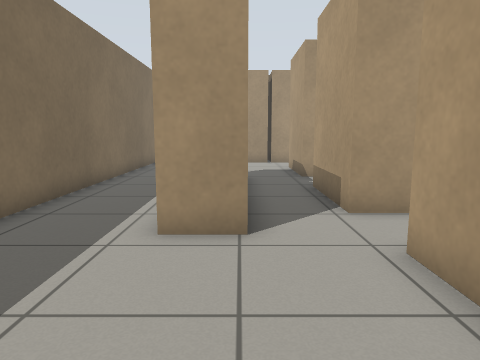
View 1 (above)

20 first-person views from a walk through a world built for the Gazebo simulator. The camera is 0.85 m above the floor, tilts 8° down and sees 70° across. The lines on the ground mark 1 m squares. The floor is counted in squares, 0.5 m on a side. Each view is taken from the middle of a square. On the plan, view 1 faces up. The plan holds only what a view shows up to about 17 squares ahead; the rest is blank.

View 2
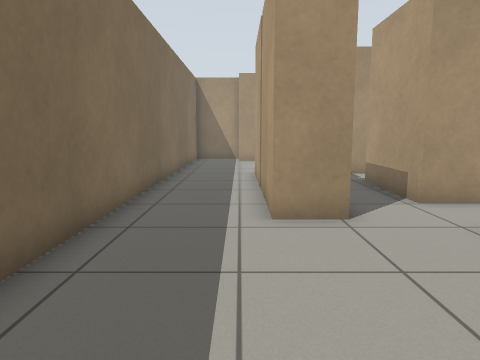

View 3
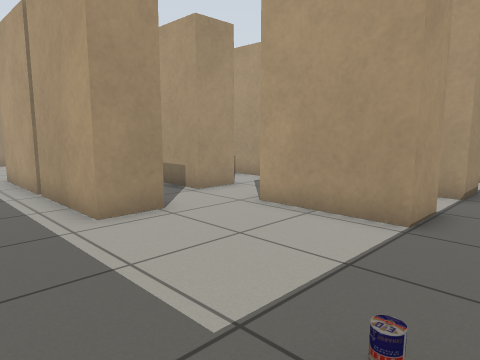

View 4
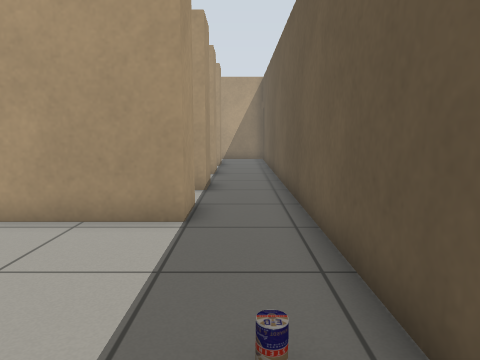

View 5
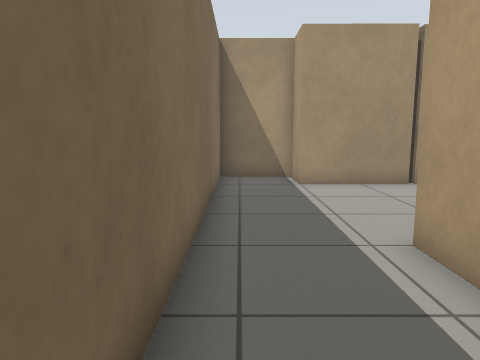

View 6
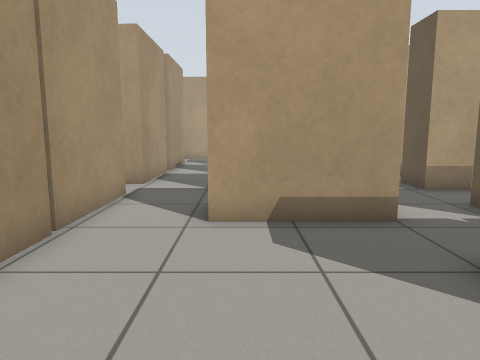

View 7
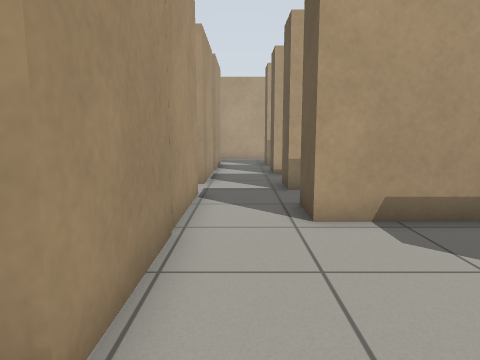

View 8
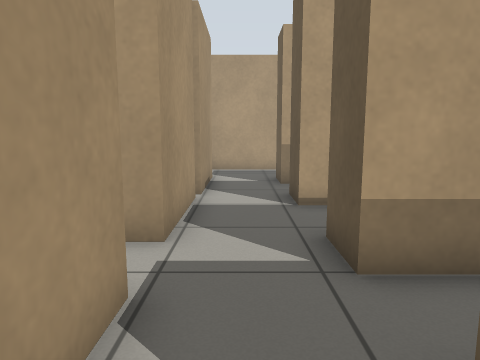

View 9
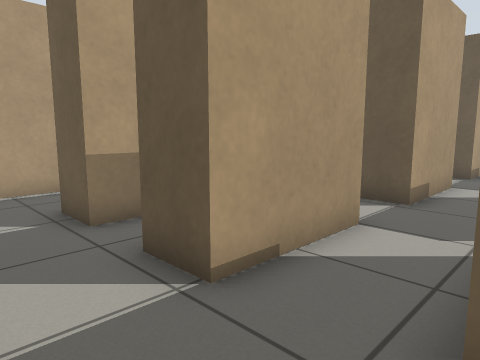

View 10
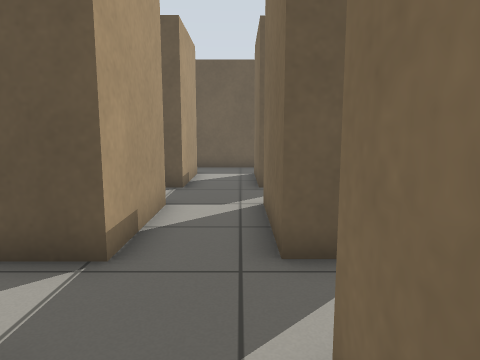

View 11
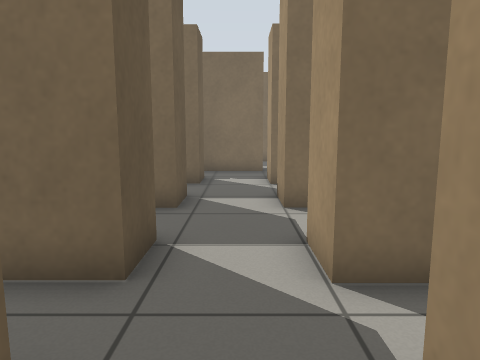

View 12
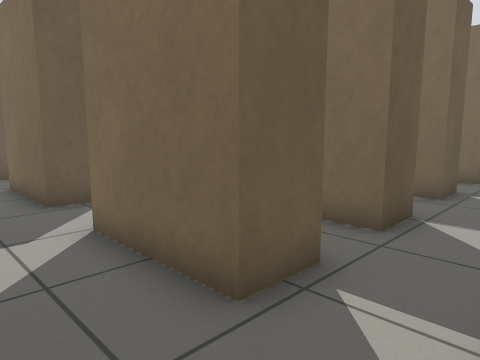

View 13
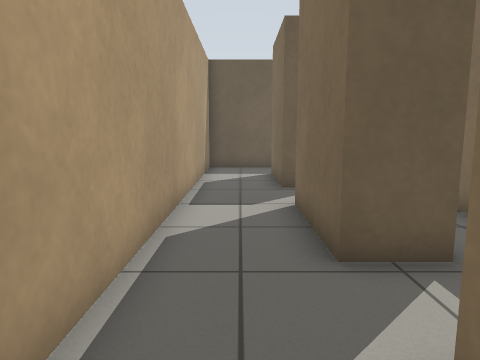

View 14
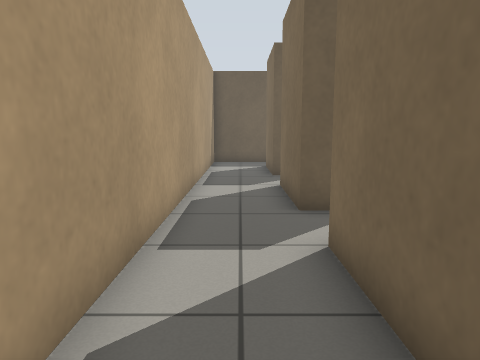

View 15
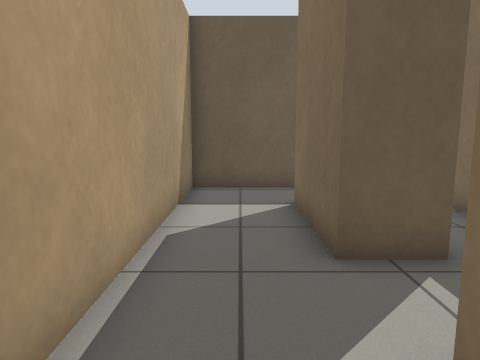

View 16
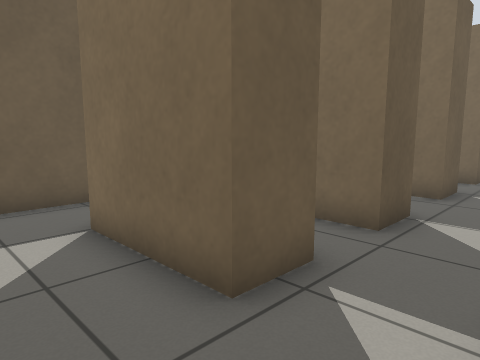

View 17
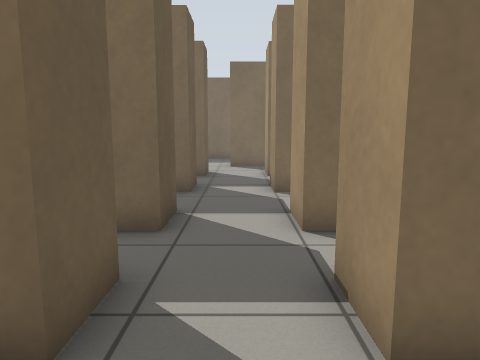

View 18
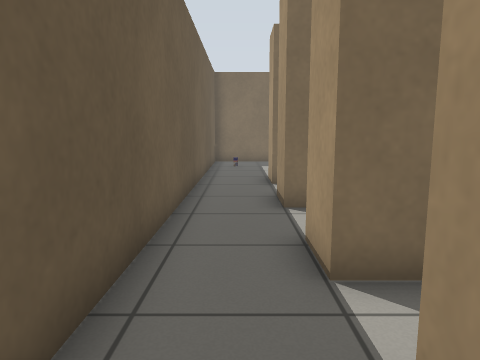

View 19
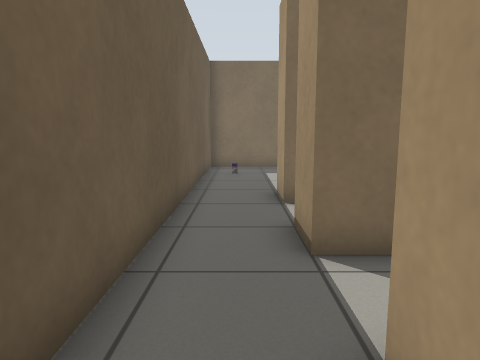

View 20
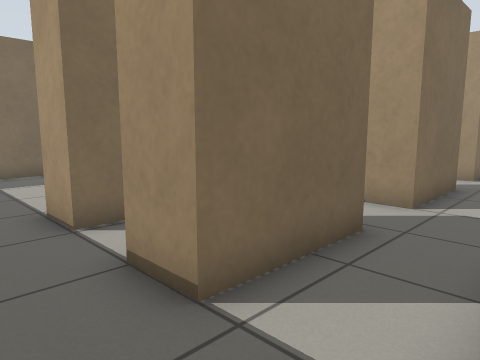

### Floor plan
Ten units are one square. View 1 is at (0, 0); x grows to the right and y downward. Boxes are objects, and circles mark ways between rooms. Rooms are numbered by the first view taken in them; rooms with no view inside come last. Other rooms are left out.
<svg viewBox="-52 -213 232 232">
<path fill="none" stroke="#000" d="M1 -72 1 -55 -14 -55M24 -10 24 -46M24 -71 24 -107M-47 -56 -47 14 25 14M1 -131 1 -104M24 -130 24 -166M-14 -94 -14 -130M16 -192 -21 -192 -21 -208 -47 -208 -47 -56M-14 -55 -14 -91M59 -78 59 -107 74 -107 74 -71 59 -71M98 -71 98 -107M98 -130 98 -166M39 -71 24 -71M59 -46 74 -46 74 -10 59 -10 59 -16M74 -142 74 -130 59 -130M39 -130 24 -130M24 -107 39 -107 39 -100M59 -151 59 -166 75 -166M24 -46 39 -46 39 -41M39 -21 39 -10 24 -10M98 -10 98 -46M24 -166 39 -166M95 -191 71 -191 71 -198M54 -192 17 -192M25 14 95 14M131 -107 147 -107 147 -71 131 -71M136 -130 131 -130M131 -46 147 -46 147 -10M132 -166 147 -166 147 -130M138 -10 131 -10M149 -191 124 -191M125 14 175 14 175 -193M98 -107 112 -107 112 -71 98 -71M98 -46 112 -46 112 -10 98 -10M112 -142 112 -130 98 -130M132 -156 132 -166M98 -166 114 -166M124 -191 112 -191M109 -191 95 -191M95 14 125 14"/>
<rect x="-25" y="-5" width="10" height="10" fill="#bbb"><title>drink can</title></rect>
<circle cx="-30" cy="-60" r="3" fill="#2a7"/>
<circle cx="15" cy="-130" r="3" fill="#2a7"/>
<circle cx="35" cy="-115" r="3" fill="#2a7"/>
<circle cx="35" cy="-55" r="3" fill="#2a7"/>
<circle cx="35" cy="5" r="3" fill="#2a7"/>
<circle cx="35" cy="-175" r="3" fill="#2a7"/>
<circle cx="105" cy="-115" r="3" fill="#2a7"/>
<circle cx="105" cy="-175" r="3" fill="#2a7"/>
<circle cx="105" cy="-55" r="3" fill="#2a7"/>
<circle cx="105" cy="5" r="3" fill="#2a7"/>
<circle cx="135" cy="-115" r="3" fill="#2a7"/>
<circle cx="135" cy="-175" r="3" fill="#2a7"/>
<circle cx="135" cy="-60" r="3" fill="#2a7"/>
<circle cx="135" cy="5" r="3" fill="#2a7"/>
<text x="0" y="-40">1</text>
<text x="-20" y="-140">2</text>
<text x="80" y="-90">3</text>
<text x="150" y="-90">4</text>
<text x="120" y="-90">5</text>
</svg>
Room 1 opens to room 2. Room 1 opens to room 3. Room 2 opens to room 3. Room 3 opens to room 5. Room 4 opens to room 5.

Where each view was taken, in squares from view 1:
view 1: 0 up, 0 right, facing up
view 2: 1 down, 2 left, facing up
view 3: 1 down, 4 left, facing up-right
view 4: 0 up, 4 left, facing right
view 5: 8 up, 4 left, facing up
view 6: 16 up, 4 left, facing right
view 7: 18 up, 4 left, facing right
view 8: 18 up, 2 right, facing right
view 9: 19 up, 7 right, facing down-right
view 10: 15 up, 8 right, facing down
view 11: 12 up, 15 right, facing left
view 12: 13 up, 17 right, facing down-left
view 13: 15 up, 16 right, facing down
view 14: 18 up, 16 right, facing down
view 15: 9 up, 16 right, facing down
view 16: 7 up, 17 right, facing down-left
view 17: 6 up, 17 right, facing left
view 18: 0 up, 15 right, facing left
view 19: 0 up, 12 right, facing left
view 20: 1 down, 10 right, facing up-left
